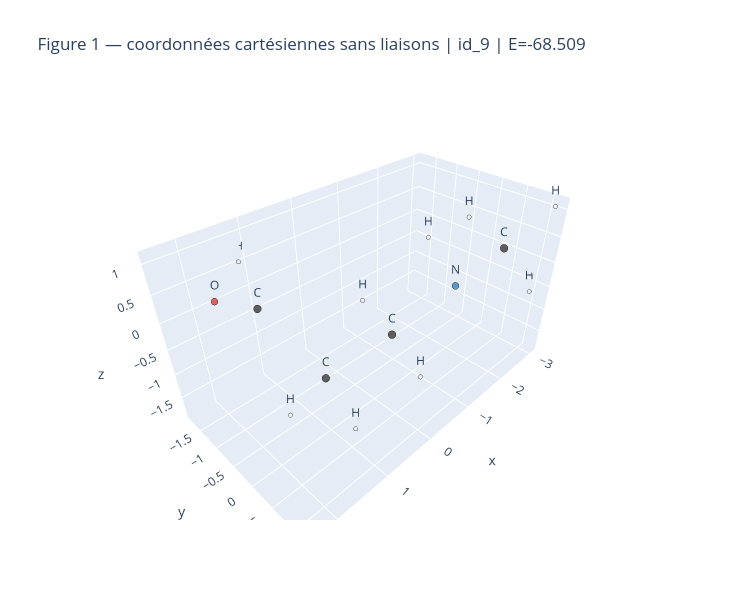
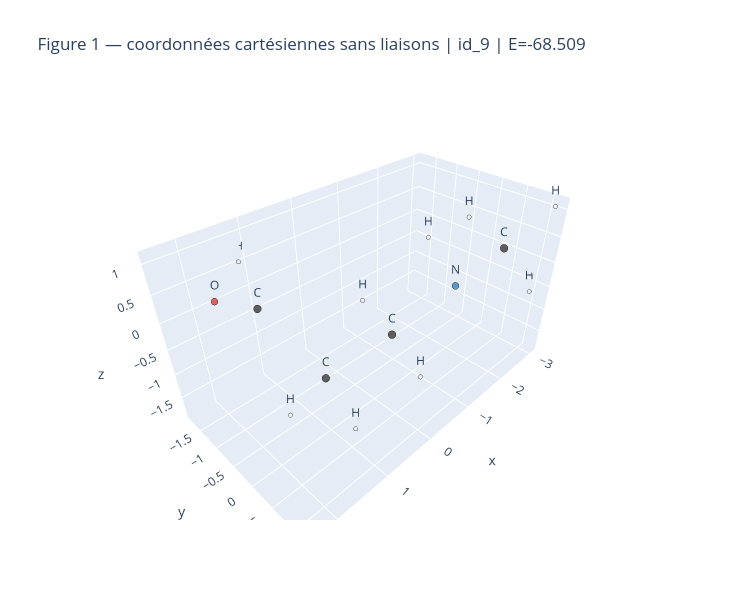

Notebook source saved alongside these figures, in order:
### Code cell
# Figure 1 : vue cartésienne brute, sans liaison.
plot_molecule_cartesian(
    representative_molecule,
    title=f"Figure 1 — coordonnées cartésiennes sans liaisons | id_{representative_id} | E={representative_energy:.3f}",
)

### Figure 1 — Plotly figure (JSON) as saved in the notebook; plotly's stock layout.template omitted (floating-point values rounded to 4 significant figures)
{"data": [{"marker": {"color": ["#202020", "#1f77b4", "#202020", "#202020", "#202020", "#d62728", "#f2f2f2", "#f2f2f2", "#f2f2f2", "#f2f2f2", "#f2f2f2", "#f2f2f2", "#f2f2f2", "#f2f2f2", "#f2f2f2"], "line": {"color": "black", "width": 1}, "size": [9, 8, 9, 9, 9, 8, 5, 5, 5, 5, 5, 5, 5, 5, 5]}, "mode": "markers+text", "text": ["C", "N", "C", "C", "C", "O", "H", "H", "H", "H", "H", "H", "H", "H", "H"], "textposition": "top center", "type": "scatter3d", "x": [-2.578, -1.123, -0.5479, 0.9849, 1.555, 2.363, -2.932, -2.951, -3.025, -0.7047, -0.913, -0.873, 1.333, 1.382, 1.158], "y": [0.5892, 0.6683, -0.1255, -0.06688, -0.7662, -0.2804, 1.18, -0.4439, 0.994, 0.3953, 0.2667, -1.19, 0.9681, -0.571, -1.819], "z": [0.2547, 0.1777, -0.9121, -0.8755, 0.3545, 1.103, 1.102, 0.3776, -0.6575, 1.071, -1.873, -0.8695, -0.9064, -1.765, 0.5245]}], "layout": {"height": 600, "scene": {"aspectmode": "data", "xaxis": {"title": {"text": "x"}}, "yaxis": {"title": {"text": "y"}}, "zaxis": {"title": {"text": "z"}}}, "title": {"text": "Figure 1 — coordonnées cartésiennes sans liaisons | id_9 | E=-68.509"}, "width": 750}}

### Figure 2 — Plotly figure (JSON) as saved in the notebook; plotly's stock layout.template omitted (floating-point values rounded to 4 significant figures)
{"data": [{"marker": {"color": ["#202020", "#1f77b4", "#202020", "#202020", "#202020", "#d62728", "#f2f2f2", "#f2f2f2", "#f2f2f2", "#f2f2f2", "#f2f2f2", "#f2f2f2", "#f2f2f2", "#f2f2f2", "#f2f2f2"], "line": {"color": "black", "width": 1}, "size": [9, 8, 9, 9, 9, 8, 5, 5, 5, 5, 5, 5, 5, 5, 5]}, "mode": "markers+text", "text": ["C", "N", "C", "C", "C", "O", "H", "H", "H", "H", "H", "H", "H", "H", "H"], "textposition": "top center", "type": "scatter3d", "x": [-2.578, -1.123, -0.5479, 0.9849, 1.555, 2.363, -2.932, -2.951, -3.025, -0.7047, -0.913, -0.873, 1.333, 1.382, 1.158], "y": [0.5892, 0.6683, -0.1255, -0.06688, -0.7662, -0.2804, 1.18, -0.4439, 0.994, 0.3953, 0.2667, -1.19, 0.9681, -0.571, -1.819], "z": [0.2547, 0.1777, -0.9121, -0.8755, 0.3545, 1.103, 1.102, 0.3776, -0.6575, 1.071, -1.873, -0.8695, -0.9064, -1.765, 0.5245]}], "layout": {"height": 600, "scene": {"aspectmode": "data", "xaxis": {"title": {"text": "x"}}, "yaxis": {"title": {"text": "y"}}, "zaxis": {"title": {"text": "z"}}}, "title": {"text": "Figure 1 — coordonnées cartésiennes sans liaisons | id_9 | E=-68.509"}, "width": 750}}
